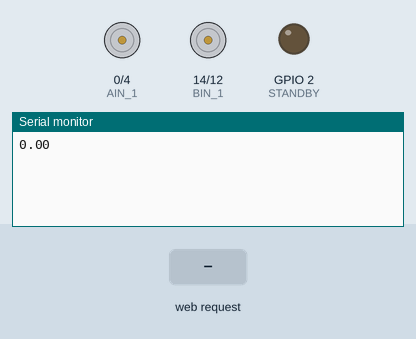
Recording of a sketch running on a simulated ESP8266 (NodeMCU). Parts: motor-driver pin pairs drawn as motors (green arrow = first pin HIGH = forward, orange = second pin HIGH = backward, longer = more drive, scaled by the enable pin, stopped while the standby pin is LOW), output pins drawn as LEDs (lit = HIGH), the last lines printed to the serial monitor. The inputs (shaded band) are chosen by the test bench. WiFi joins after 1.5 s; servers stay silent unless stated.

Above: at 2.8 s.
2.9 s: HTTP request GET /drive?x=1 received
At 3.4 s:
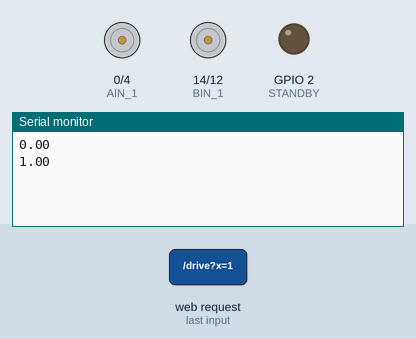
4.4 s: HTTP request GET /drive?z=1 received
At 5.6 s:
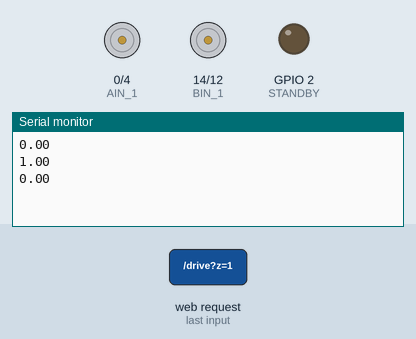
5.9 s: HTTP request GET /drive?x=120 received
At 6.8 s:
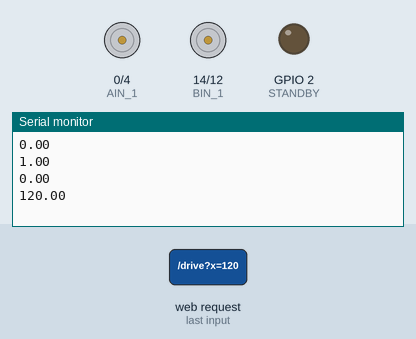
7.4 s: HTTP request GET /drive?z=120 received
At 8.0 s:
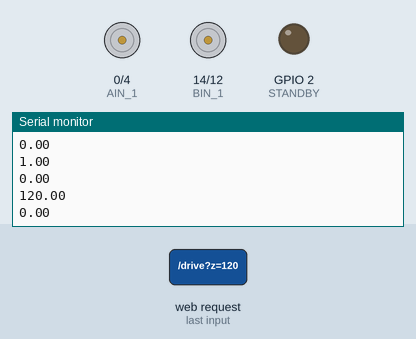
8.9 s: HTTP request GET /drive?x=1&z=1 received
At 10.1 s:
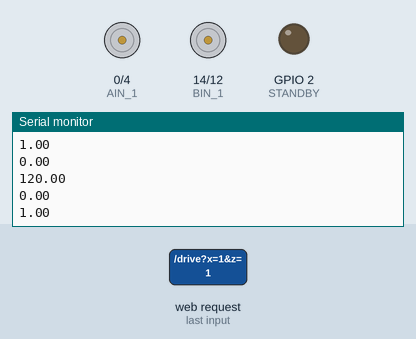
10.4 s: HTTP request GET /drive?x=120&z=120 received
At 11.5 s:
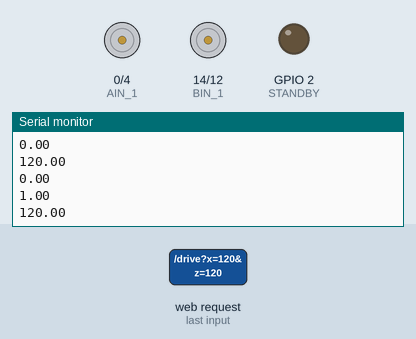
Timing chart, 0 to 12.9 s (numbered marks = the images above; inputs shaded):
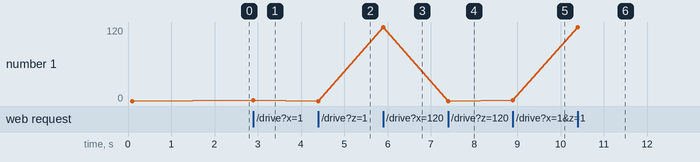

The sketch:

web_controlled_tb6612_self_hosted.ino
```cpp
#include <ESP8266WiFi.h>
#include <DNSServer.h>            //Local DNS Server used for redirecting all requests to the configuration portal
#include <ESP8266WebServer.h>     //Local WebServer used to serve the configuration portal
#include <WiFiUdp.h>              //Used for direct UDP control
#include <WiFiManager.h>          //https://github.com/tzapu/WiFiManager WiFi Configuration Magic

//Pins for TB6612 motor driver
enum pins
{
  APWM = 5,
  AIN_2 = 4,
  AIN_1 = 0,
  STANDBY = 2,
  BIN_1 = 14,
  BIN_2 = 12,
  BPWM = 13
};

ESP8266WebServer server(80);   //Web server object. Will be listening in port 80 (default for HTTP)

const char webPage[] = R"=====(
<!DOCTYPE html>
<html lang="en">

<head>
    <meta charset="UTF-8">
    <title>robot remote control</title>
    <style>
        #stick_box {
            touch-action: none;
            width: 90vmin;
            height: 90vmin;
            border-width: thick;
            border: solid black;
        }

        #thumbstick {
            touch-action: none;
            width: 20vmin;
            height: 20vmin;
            background-color: red;
        }
    </style>
    <script defer>
        var robotX = 0.0;
        var robotY = 0.0;
        setInterval(sendToRobot, 50);

        function f(event) {
            if (event.type == "touchmove")
                event = event.touches[0];

            var x = event.clientX;
            var y = event.clientY;

            var stick = document.getElementById("thumbstick");
            var box = document.getElementById("stick_box");

            var offset = stick.clientWidth / 2;

            var boxSize = box.getBoundingClientRect();

            var leftLim = boxSize.left + offset;
            var rightLim = boxSize.right - offset;
            var topLim = boxSize.top + offset;
            var bottomLim = boxSize.bottom - offset;

            if (x < leftLim)
                x = leftLim;

            if (x > rightLim)
                x = rightLim;

            if (y < topLim)
                y = topLim;

            if (y > bottomLim)
                y = bottomLim;

            stick.style.left = x - offset + "px";
            stick.style.top = y - offset + "px";
            stick.style.position = "absolute";

            var centerX = (boxSize.left + boxSize.right) / 2;
            var centerY = (boxSize.top + boxSize.bottom) / 2;

            var joyX;
            var joyY;

            if (x > centerX)
                joyX = percent(x, rightLim, centerX);
            else
                joyX = -percent(x, leftLim, centerX);

            if (y > centerY)
                joyY = -percent(y, bottomLim, centerY);
            else
                joyY = percent(y, topLim, centerY);

            robotX = joyX;
            robotY = joyY;
        }

        function percent(x, hi, low) {
            return (x - low) / (hi - low);
        }

        function sendToRobot() {
            var getRequest = "http://" + window.location.hostname + "/drive?x=" + robotY + "&z=" + robotX;
            var debug = document.getElementById("debug");
            if (debug != null)
                debug.innerHTML = getRequest;
            else
                console.log("debug is null!");
            var robot = new XMLHttpRequest()
            robot.open("GET", getRequest);
            robot.send();
        }

        function center() {
            var stick = document.getElementById("thumbstick");
            var box = document.getElementById("stick_box");

            var offset = stick.clientWidth / 2;

            var boxSize = box.getBoundingClientRect();

            var x = (boxSize.left + boxSize.right) / 2;
            var y = (boxSize.top + boxSize.bottom) / 2;

            stick.style.left = x - offset + "px";
            stick.style.top = y - offset + "px";
            stick.style.position = "absolute";

            robotX = 0.0;
            robotY = 0.0;
        }
    </script>
</head>

<body>
    <div id="stick_box" onmousemove="f(event)" onmouseleave="center()" ontouchmove="f(event)" ontouchend="center()">
        <div id="thumbstick"></div>
    </div>
    <p id="debug">no data</p>
</body>

</html>
)=====";

/*
 * Convert speed to analog signals
 */
void driveMotor(int pwmPin, int forwardPin, int backwardPin, int motorSpeed){
  //Set direction
  if(motorSpeed > 0){
    digitalWrite(forwardPin, HIGH);
    digitalWrite(backwardPin, LOW);
  } else {
    digitalWrite(forwardPin, LOW);
    digitalWrite(backwardPin, HIGH);
  }
  //Set speed
  analogWrite(pwmPin, motorSpeed);
}

/*
 * x - Forward speed
 * z - Angular speed
 */
void driveMotors(float x, float z){
  analogWrite(LED_BUILTIN, x*-1024);
  Serial.println(x);

  float turnRate = z * 0.25;
  float speed_right = x + turnRate;
  float speed_left = x - turnRate;
  driveMotor(APWM, AIN_1, AIN_2, speed_left * 1024);
  driveMotor(BPWM, BIN_1, BIN_2, speed_right * 1024);
}

void motorHandler(){
  //Use server x and z to drive motors - http://esp8266_ip_address/?x=1.0&z=-1.0
  driveMotors(server.arg("x").toFloat(), server.arg("z").toFloat());
  //Just echo back inputs and send a 200 OK
  server.send(200, "text/plain", server.arg("x") + " " + server.arg("z"));
}

void rootPageHandler(){
  server.send(200, "text/plain", webPage);
}

void setup()
{
  pinMode(LED_BUILTIN, OUTPUT);

  Serial.begin(9600);
  delay(100);
  //Setup up pins for motor controller
  pinMode(AIN_1, OUTPUT);
  pinMode(AIN_2, OUTPUT);
  pinMode(BIN_1, OUTPUT);
  pinMode(BIN_2, OUTPUT);
  pinMode(APWM, OUTPUT);
  pinMode(BPWM, OUTPUT);
  pinMode(STANDBY, OUTPUT);
  digitalWrite(STANDBY, HIGH);
  //Make sure motors are stopped
  driveMotors(0.0,0.0);

  WiFiManager wifiManager;
  wifiManager.autoConnect();

  //Listen for web api calls
  server.on("/", []() { server.send ( 200, "text/html", webPage );  });
  server.on("/drive", motorHandler);
  server.begin();
}

void loop() {
  //Listen on port 80 for web api
  server.handleClient();
}
```

Measured:
- after the input at 2.9 s, the serial monitor: prints a new line at once (image 1)
- after the input at 4.4 s, the serial monitor: prints a new line at once (image 2)
- after the input at 5.9 s, the serial monitor: prints a new line at once (image 3)
- after the input at 8.9 s, the serial monitor: prints a new line at once (image 5)
- after the input at 10.4 s, the serial monitor: prints a new line at once (image 6)
- plotted number 1: 0 → 1 after the input at 2.9 s, 1 → 0 after the input at 4.4 s, 0 → 120 after the input at 5.9 s, 0 → 1 after the input at 8.9 s, 1 → 120 after the input at 10.4 s
